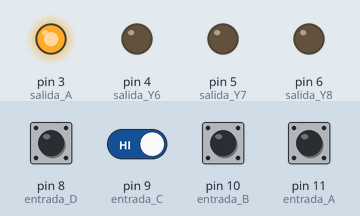
The sketch below on a simulated Arduino Uno, built with avr-gcc and run on an emulated ATmega328P. Parts: output pins drawn as LEDs (lit = HIGH). Inputs (shaded band) come from the test bench; at power-on: pin 8 (entrada_D), pin 9 (entrada_C), pin 10 (entrada_B), pin 11 (entrada_A) HIGH.

Above: at 1.2 s.
1.3 s: pin 8 (entrada_D) pulled LOW for 0.15 s
At 1.37 s:
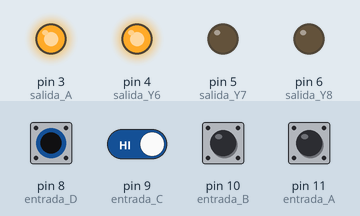
2.9 s: pin 11 (entrada_A) pulled LOW for 0.15 s
At 2.97 s:
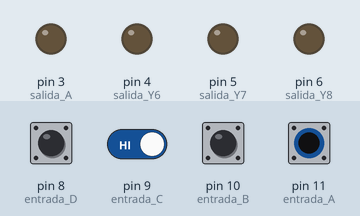
4.5 s: pin 8 (entrada_D) driven LOW and pin 9 (entrada_C) driven LOW
At 4.8 s:
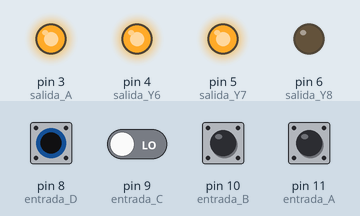
6.0 s: pin 10 (entrada_B) pulled LOW for 0.15 s
At 6.07 s:
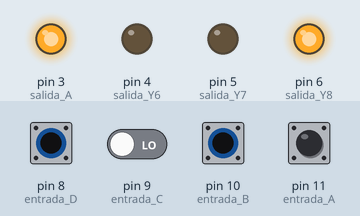
7.6 s: pin 11 (entrada_A) pulled LOW for 1 s
At 8.4 s:
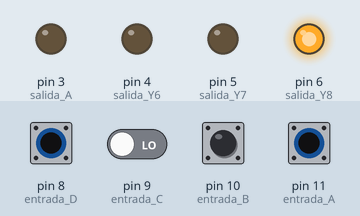
10.1 s: pin 8 (entrada_D) driven HIGH
At 11.5 s:
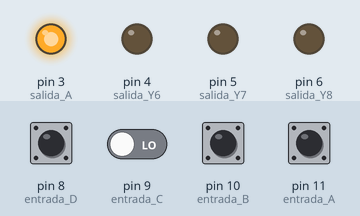
Timing chart, 0 to 12.6 s (numbered marks = the images above; inputs shaded):
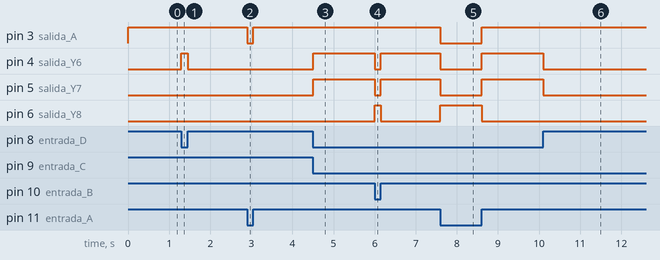

Measured:
- after the input at 1.3 s, pin 4 (salida_Y6): LOW → HIGH at once, → LOW 0.15 s later
- after the input at 2.9 s, pin 3 (salida_A): HIGH → LOW at once, → HIGH 0.15 s later
- after the input at 4.5 s, pin 4 (salida_Y6), pin 5 (salida_Y7): LOW → HIGH at once
- after the input at 6.0 s, pin 4 (salida_Y6), pin 5 (salida_Y7): HIGH → LOW at once, → HIGH 0.15 s later; pin 6 (salida_Y8): LOW → HIGH at once, → LOW 0.15 s later
- after the input at 7.6 s, pin 3 (salida_A), pin 4 (salida_Y6), pin 5 (salida_Y7): HIGH → LOW at once, → HIGH 1.0 s later; pin 6 (salida_Y8): LOW → HIGH at once, → LOW 1.0 s later
- after the input at 10.1 s, pin 4 (salida_Y6), pin 5 (salida_Y7): HIGH → LOW at once

The sketch:

CONVERSORBCDACOMPLEMENTOA10.ino
```cpp
//Autor:Dario Jorge Iglesias
boolean E=HIGH,D,C,B,A,Y6,Y7,Y8;
void setup()
{
 pinMode(8,INPUT_PULLUP);//entrada D
 pinMode(9,INPUT_PULLUP);//entrada C
 pinMode(10,INPUT_PULLUP);//entrada B
 pinMode(11,INPUT_PULLUP);//entrada A
 pinMode(3,OUTPUT);//salida A
 pinMode(4,OUTPUT);//salida Y6
 pinMode(5,OUTPUT);//salida Y7
 pinMode(6,OUTPUT);//salida Y8
}
void loop()
{
 D=digitalRead(8);
 C=digitalRead(9);
 B=digitalRead(10);
 A=digitalRead(11);
 Y6=(D&!C&!B&!A)|(E&!D&B&A)|(!D&C&!B&!A)|
 (!E&!D&!B&!A)|(!E&!D&B&!A);
 Y7=(!D&!C&B&A)|(E&!D&C&!A)|(!D&C&!B)|
 (!E&!D&!C&B);
 Y8=(E&!D&!C&!B&A)|(E&!D&!C&B&!A)|
 (!E&!D&!C&!B);
 digitalWrite(3,A);
 digitalWrite(4,Y6);
 digitalWrite(5,Y7);
 digitalWrite(6,Y8);
}
```
